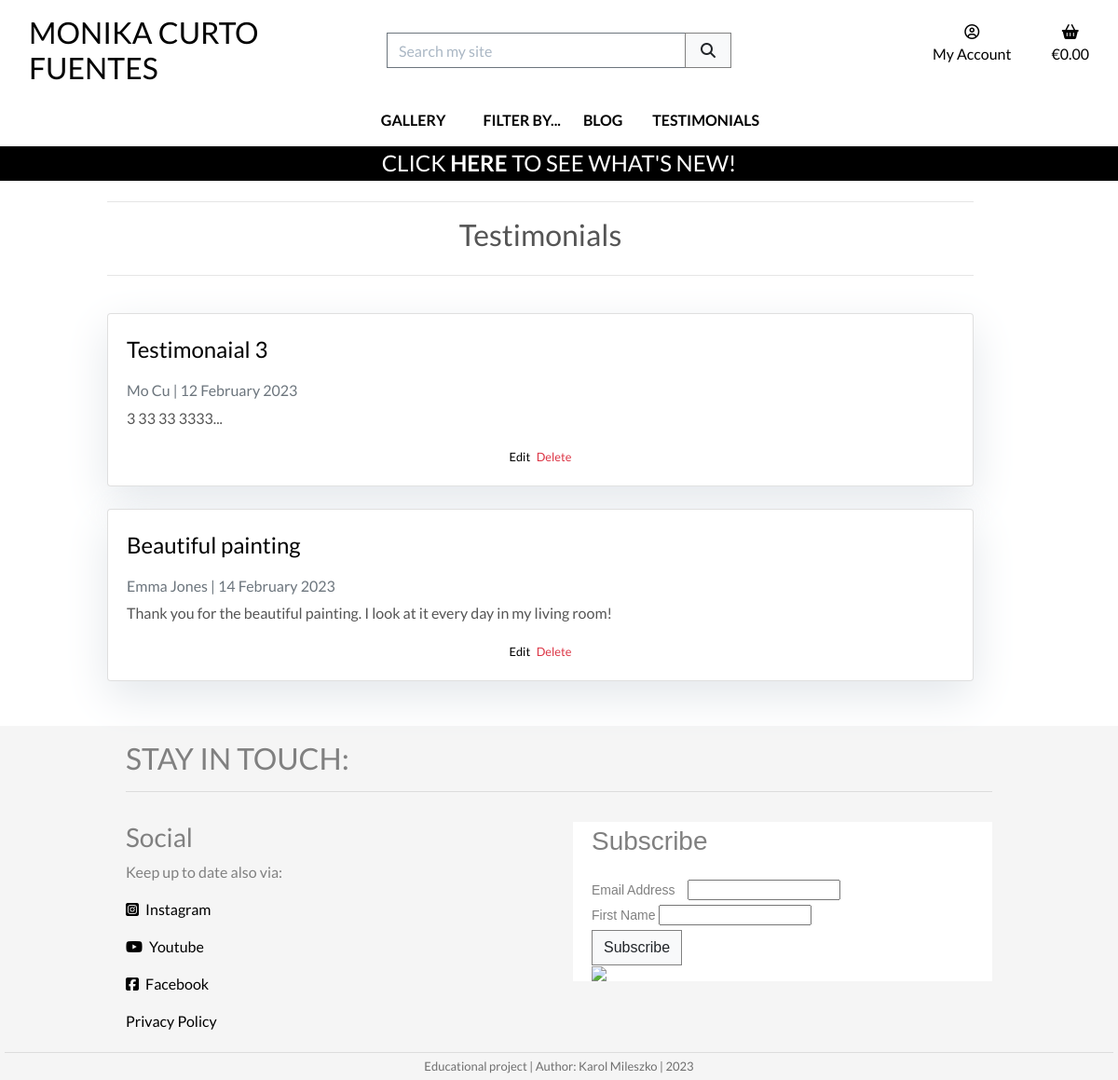
/testimonials/ (signed in), run on an earlier commit of the app's database.
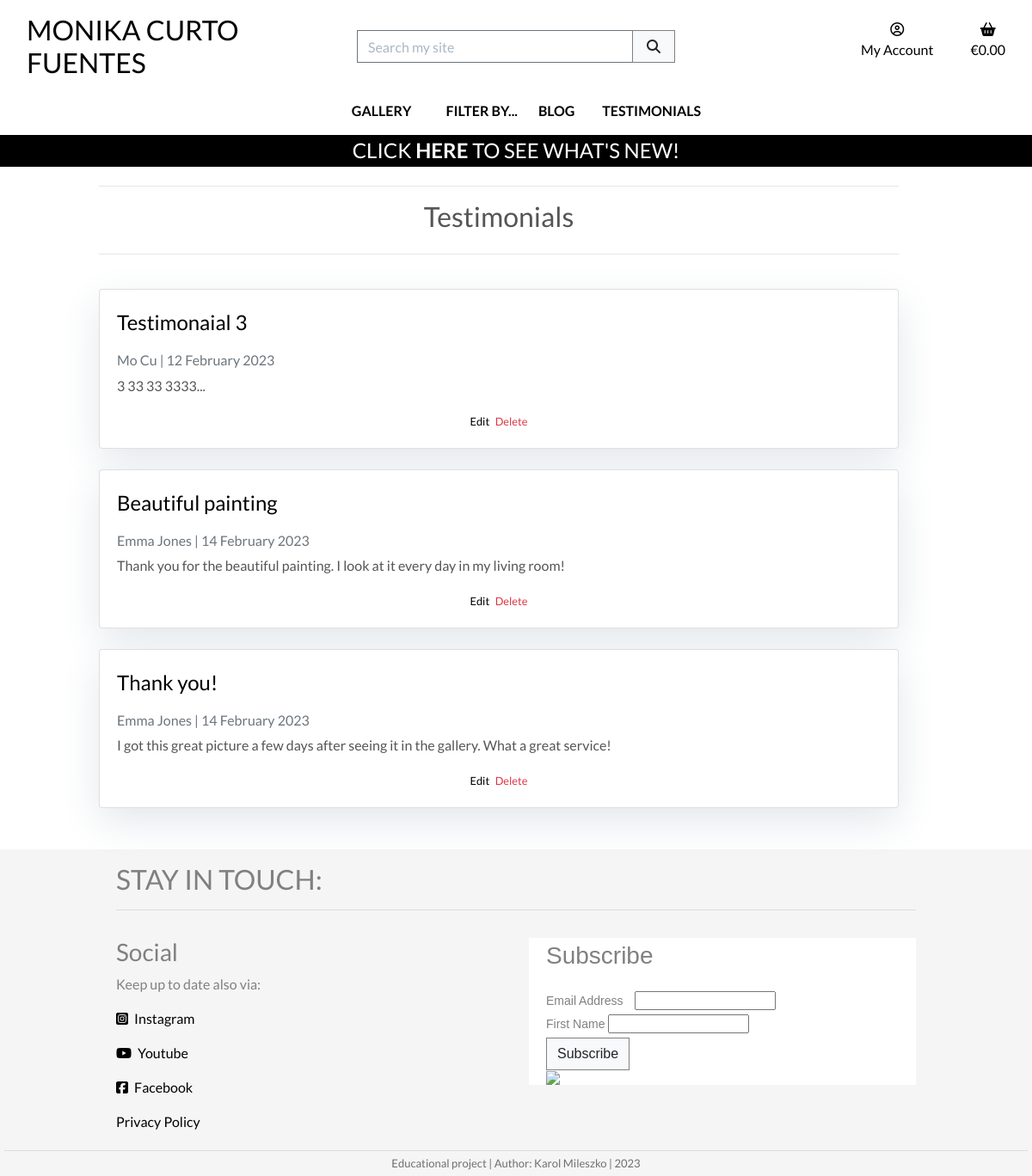
And on a later commit of the database.
### testimonials/models.py (models this page shows, shortened)
class Testimonial(models.Model):
    class Meta:
        ordering = ['-created_on']
    title = models.CharField(
        max_length=150,
        null=True,
        blank=True)
    author = models.ForeignKey(
        User,
        on_delete=models.CASCADE,
        related_name="testimonials")
    content = models.TextField()
    created_on = models.DateTimeField(
        auto_now_add=True)
    updated_on = models.DateTimeField(
        auto_now=True)
    priority = models.CharField(
        max_length=10,
        choices=PRIORITY_CHOICES,
        default="3 - Normal",
        null=True,
        blank=True)
    live = models.BooleanField(
        default=False)

### testimonials/views.py (the view)
class TestimonialList(generic.ListView):
    model = Testimonial
    testimonials = Testimonial.objects.all()
    template_name = 'testimonials/testimonials.html'
    ordering = ['priority', 'created_on']
    def get_queryset(self):
        queryset = super().get_queryset()
        if self.request.user.is_staff:
            return queryset
        return queryset.filter(live=True)

### bag/contexts.py (called while the page is built, shortened)
def bag_contents(request):
    bag_items = []
    total = 0
    product_count = 0
    bag = request.session.get('bag', {})
    if total < settings.FREE_DELIVERY_THRESHOLD and total > 0:
        min_charge = settings.DELIVERY_MIN_CHARGE
        delivery = max(
            total * Decimal(settings.STANDARD_DELIVERY_PERCENTAGE / 100),
            min_charge)
        free_delivery_delta = settings.FREE_DELIVERY_THRESHOLD - total
    else:
        delivery = 0
        free_delivery_delta = 0
    grand_total = delivery + total
    context = {
        'bag_items': bag_items,
        'total': total,
        'product_count': product_count,
        'delivery': delivery,
        'free_delivery_delta': free_delivery_delta,
        'free_delivery_threshold': settings.FREE_DELIVERY_THRESHOLD,
        'grand_total': grand_total,
    }
    return context

### testimonials/templates/testimonials/testimonials.html (shortened to what this page needs)
{% extends "base.html" %}
{% load static %}
{% block page_header %}
    {% include "includes/page_header.html" with title="Testimonials" subtitle="" %}
{% endblock %}
{% block content %}
    <div class="container mb-4 col-12 col-md-10 offset-md-1">
        <div class="row">
            <div class="col">
                {% if testimonial_list|length > 0 %}
                    {% for testimonial in testimonial_list %}
                        <div class="card mb-4">
                            <div class="card-body">
                                <a href="{% url 'testimonial_detail' testimonial.id  %}"
                                    <p class="card-title">{{ testimonial.title }}<p>
                                </a>
                                <p class="card-text text-muted h6">
                                    {{ testimonial.author.get_full_name|default:testimonial.author.username }} | {{ testimonial.created_on | date:"d F Y"}}
                                </p>
                                <div class="row">
                                    <div class="card-text col">
                                        <p>
                                            {{testimonial.content|safe }}
                                        </p>
                                    </div>
                                </div>
                                {% if request.user.is_staff %}
                                <div class="text-center">
                                    <small>
                                        <a href="{% url 'testimonial_edit' testimonial.id %}"  class="mr-1">Edit</a>
                                        <a href="{% url 'testimonial_delete' testimonial.id %}" class="text-danger">Delete</a>
                                    </small>
                                </div>
                                {% endif %}
                            </div>
                        </div>
                    {% endfor %}
                {% endif %}
            </div>
        </div>
    </div>
{% endblock %}

What changed in the data, as far as the page shows it:
added Testimonial: title "Thank you!", author.get_full_name "Emma Jones", created_on "14 February 2023", content "I got this great picture a few days after seeing it in the gallery. What a great service!"
